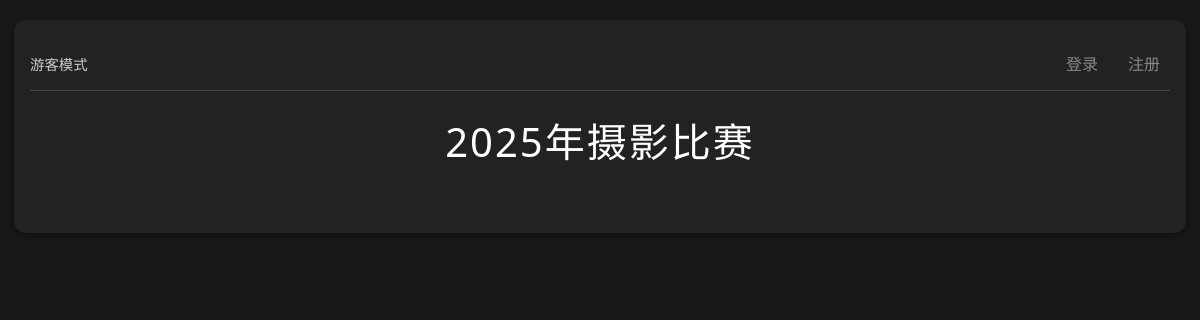
Before: / with the older database file.
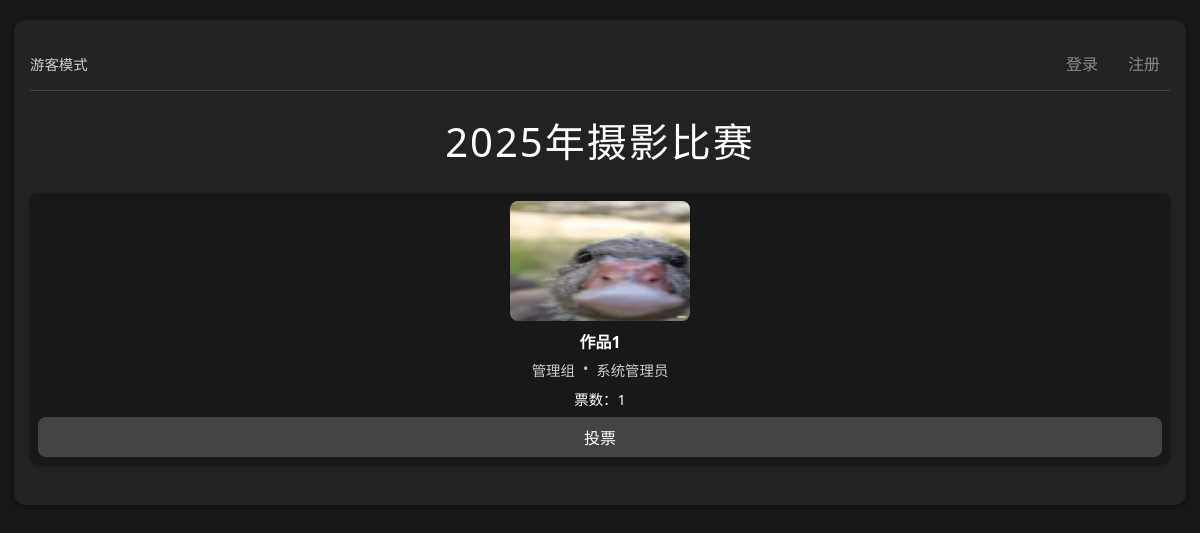
After: the same page with the newer database file.
### app.py (models this page shows)
class Photo(db.Model):
    id = db.Column(db.Integer, primary_key=True)
    url = db.Column(db.String(128))
    thumb_url = db.Column(db.String(128))
    title = db.Column(db.String(100), nullable=True)  # 作品名称
    class_name = db.Column(db.String(32))
    student_name = db.Column(db.String(32))
    vote_count = db.Column(db.Integer, default=0)
    user_id = db.Column(db.Integer, db.ForeignKey('user.id'), nullable=False)
    status = db.Column(db.Integer, default=0)  # 0=待审核, 1=已通过, 2=已拒绝
    created_at = db.Column(db.DateTime, default=db.func.current_timestamp())
    votes = db.relationship('Vote', backref='photo', lazy=True)

### app.py (the view)
@app.route('/')
def index():
    photos = Photo.query.filter_by(status=1).all()  # 只显示已审核通过的照片
    settings = get_settings()
    current_user = None
    if 'user_id' in session:
        current_user = User.query.get(session['user_id'])
    can_vote_now, vote_message = is_voting_time()
    return render_template('index.html',
                         contest_title=settings.contest_title,
                         photos=photos,
                         current_user=current_user,
                         allow_vote=settings.allow_vote,
                         can_vote_now=can_vote_now,
                         vote_message=vote_message,
                         vote_start_time=settings.vote_start_time,
                         vote_end_time=settings.vote_end_time)

### app.py (called while the page is built)
def get_settings():
    settings = Settings.query.first()
    if not settings:
        settings = Settings()
        db.session.add(settings)
        db.session.commit()
    return settings

def is_voting_time():
    settings = get_settings()
    if not settings.allow_vote:
        return False, "投票功能已关闭"
    from datetime import datetime
    now = datetime.now()
    if settings.vote_start_time and now < settings.vote_start_time:
        return False, f"投票将于 {settings.vote_start_time.strftime('%Y-%m-%d %H:%M')} 开始"
    if settings.vote_end_time and now > settings.vote_end_time:
        return False, f"投票已于 {settings.vote_end_time.strftime('%Y-%m-%d %H:%M')} 结束"
    return True, "可以投票"

### templates/index.html (shortened to what this page needs)
<!DOCTYPE html>
<html lang="zh-cn">
<head>
</head>
<body>
    <div class="container">
        <div class="user-nav">
            {% if current_user %}
                <div class="user-info">
                    欢迎，{{ current_user.real_name }}({{ current_user.school_id }})
                    {% if current_user.role == 3 %}(系统管理员)
                    {% elif current_user.role == 2 %}(管理员)
                    {% else %}(用户)
                    {% endif %}
                </div>
                <div class="user-links">
                    <a href="{{ url_for('my_photos') }}">我的照片</a>
                    {% if current_user.role >= 2 %}
                        <a href="{{ url_for('admin') }}">管理面板</a>
                    {% endif %}
                    {% if current_user.role >= 3 %}
                        <a href="{{ url_for('settings') }}">系统设置</a>
                        <a href="{{ url_for('manage_users') }}">用户管理</a>
                    {% endif %}
                    <a href="{{ url_for('logout') }}">退出登录</a>
                </div>
            {% else %}
                <div class="user-info">游客模式</div>
                <div class="user-links">
                    <a href="{{ url_for('login') }}">登录</a>
                    <a href="{{ url_for('register') }}">注册</a>
                </div>
            {% endif %}
        </div>
        <div class="title">{{ contest_title }}</div>
        <div class="photo-grid">
            {% for photo in photos %}
            <div class="photo-item">
                <img src="{{ photo.thumb_url }}" alt="参赛照片" onclick="showModal('{{ photo.url }}')">
                {% if photo.title %}
                <div class="photo-title">{{ photo.title }}</div>
                {% endif %}
                <div class="photo-info">
                    <span>{{ photo.class_name }}</span>
                    <span>•</span>
                    <span>{{ photo.student_name }}</span>
                </div>
                <div class="photo-vote-row">
                    <span id="vote-count-{{ photo.id }}">票数：{{ photo.vote_count }}</span>
                </div>
                {% if not can_vote_now %}
                    <button class="photo-vote-btn" disabled>{{ vote_message.split('：')[0] if '：' in vote_message else vote_message }}</button>
                {% elif one_vote_per_user and user_has_voted %}
                    {% if user_voted_photo_id == photo.id %}
                        <button class="photo-vote-btn voted" disabled>已投票</button>
                    {% else %}
                        <button class="photo-vote-btn" disabled>已投其他作品</button>
                    {% endif %}
                {% else %}
                    <button class="photo-vote-btn" onclick="votePhoto('{{ photo.id }}')">投票</button>
                {% endif %}
            </div>
            {% endfor %}
        </div>
    </div>
</body>
</html>

Changed rows visible on the page:
added Photo: thumb_url (picture), title "作品1", class_name "管理组", student_name "系统管理员", vote_count "1"
